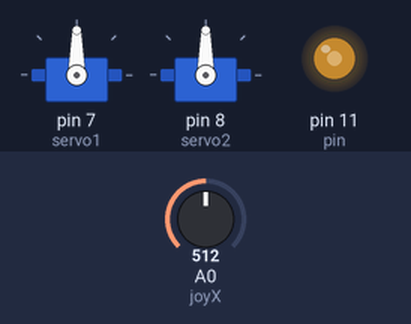
The sketch below on a simulated Arduino Uno, built with avr-gcc and run on an emulated ATmega328P. Shown: 2 × servo, output pins drawn as LEDs (lit = HIGH). Inputs (shaded band) come from the test bench; at power-on: A0 (joyX) = 512.

Above: at 1.2 s.
1.3 s: A0 (joyX) set to 716
At 1.7 s:
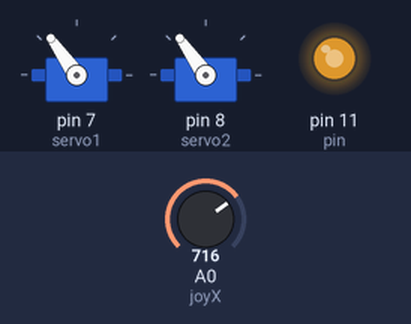
2.8 s: A0 (joyX) set to 900
At 4.0 s:
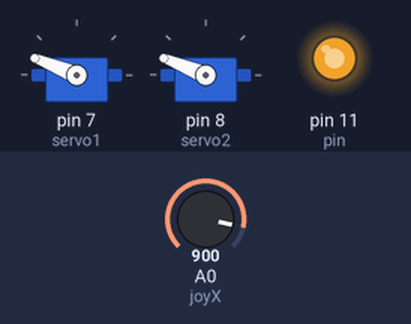
4.3 s: A0 (joyX) set to 1023
At 5.2 s:
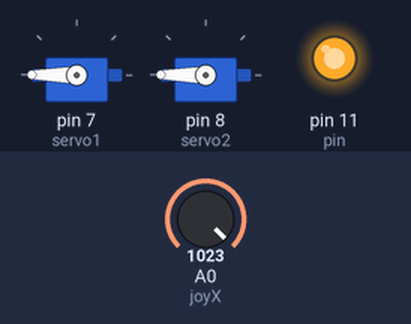
5.8 s: A0 (joyX) set to 511
At 6.4 s:
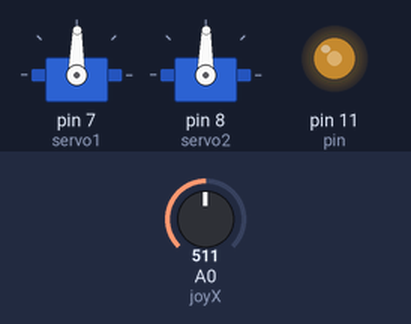
7.3 s: A0 (joyX) set to 306
At 8.2 s:
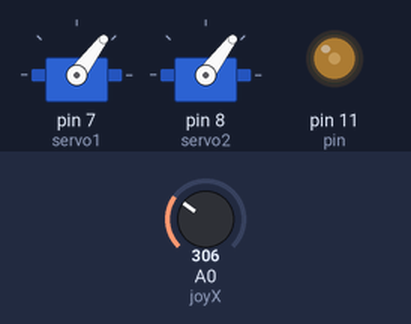
Timing chart, 0 to 9.8 s (numbered marks = the images above; inputs shaded):
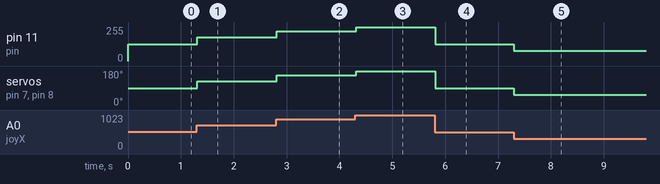

Measured:
- after the input at 1.3 s, pin 11 (pin): 127/255 → 178/255 at once; servo on pin 7 (servo1), servo on pin 8 (servo2): 90° → 125° at once
- after the input at 2.8 s, pin 11 (pin): 178/255 → 224/255 at once; servo on pin 7 (servo1), servo on pin 8 (servo2): 125° → 158° at once
- after the input at 4.3 s, pin 11 (pin): 224/255 → 254/255 at once; servo on pin 7 (servo1), servo on pin 8 (servo2): 158° → 180° at once
- after the input at 5.8 s, pin 11 (pin): 254/255 → 127/255 at once; servo on pin 7 (servo1), servo on pin 8 (servo2): 180° → 89° at once
- after the input at 7.3 s, pin 11 (pin): 127/255 → 76/255 at once; servo on pin 7 (servo1), servo on pin 8 (servo2): 89° → 53° at once

The sketch:

servomotor.ino
```cpp
#include <Servo.h>
//Definir los Servos a trabajar
Servo servo1, servo2;
//Definir los joystick en los pines analogicos
int joyX=0, joyY=1, joyVal, pin=11;
//int dato = 0;

void setup()
{
  pinMode(pin, OUTPUT);


  //pinMode(3, OUTPUT);
  servo1.attach(7);
  servo2.attach(8);
}

void loop()
{
  int dato = map(dato = analogRead(0), 0, 1024, 0, 255);
  analogWrite(pin, dato);
  //digitalWrite(3, HIGH);
  joyVal = analogRead(joyX);
  joyVal = map(joyVal, 0, 1023, 0, 180);
  servo1.write(joyVal);

  joyVal = analogRead(joyX);
  joyVal = map(joyVal, 0, 1023, 0, 180);
  servo2.write(joyVal);
  delay(15);

}
```
